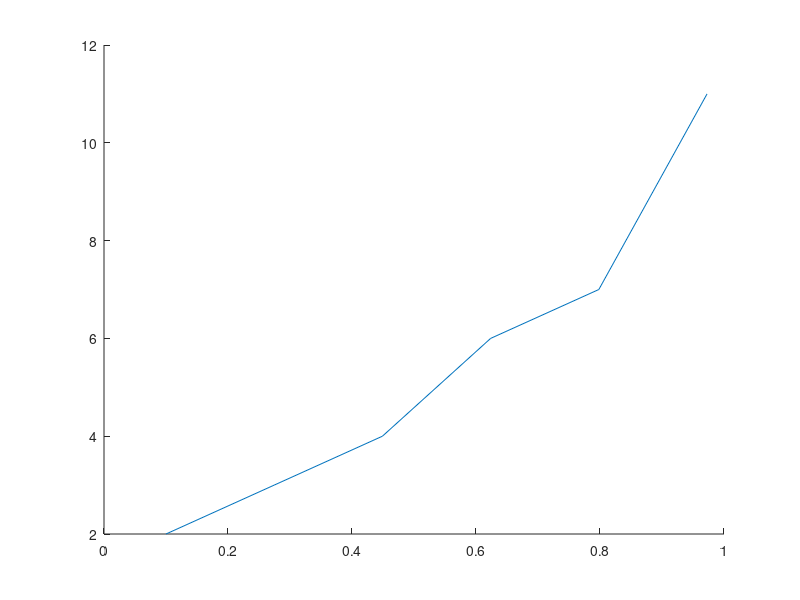

Reproduce this figure in MATLAB. (Note: this script raises an error after producing the figure.)
y = [2 3 4 6 7 11];
N = 6;
T = 2*pi/N;
w = (2 * pi)/T;
K = round((N-1)/2);


hold on;
t = 0.1:T/6:T;
plot(t, y);
hold off;
 
a0 = (2/N)*sum(y);
fprintf('a0 = %.4f\n', a0);

find_a_coeifitients(K, N, T, y);
find_b_coefitients(K, N, T, y);
f = find_function(a0, a_l, b_l,T,w);
find_error(f,y);

function a_l = find_a_coeifitients(K, N, T, y)
    a_l = [];
    for k = 1:1:K
        a = 0;    
        for n = 1:1:N
            a = a +y(n)*cos(k*T*n);
        end
        a = 2/N * a;
        fprintf('a%i = %.4f\n', k, a); 
        a_l = [a_l, a];
    end
    disp(a_l)
end
function b_l = find_b_coefitients(K, N, T, y)
    b_l = [];

    for k = 1:1:K
        b = 0;    
        for n = 1:1:N
            b = b +y(n)*sin(k*T*n);
        end
        b = 2/N * b;
        fprintf('b%i = %.4f\n', k, b); 
        b_l = [b_l, b];
    end
    disp(b_l)
end

function f=find_function(a0, a_l, b_l,T, w)
    hold on;
    t = 0:.01:6*T;
    f = a0/2+a_l(1)*cos(w*t)+a_l(2)*cos(2*w*t)+a_l(3)*cos(3*w*t)+b_l(1)*sin(w*t)+b_l(2)*sin(2*w*t)+b_l(3)*sin(3*w*t);
    plot(t, f);
    hold off; 
    fprintf('f(t) = %.4f%+.4fcos(wt)%+.4fcos(2wt)%+.4fcos(3wt)%+.4fsin(wt)% +.4fsin(2wt)%+.fsin(3wt)\n', a0/2, a_l, b_l); 
end


function find_error(f,y)
    s_list = [];
    to = 1:1:6;
    for ix=to
        y_new = f(ix);
        x_new = (y_new - y(ix));
        s_list = [s_list, x_new];
    end
    s = min(s_list).^2;
    fprintf('error = %.9f\n', s);
end